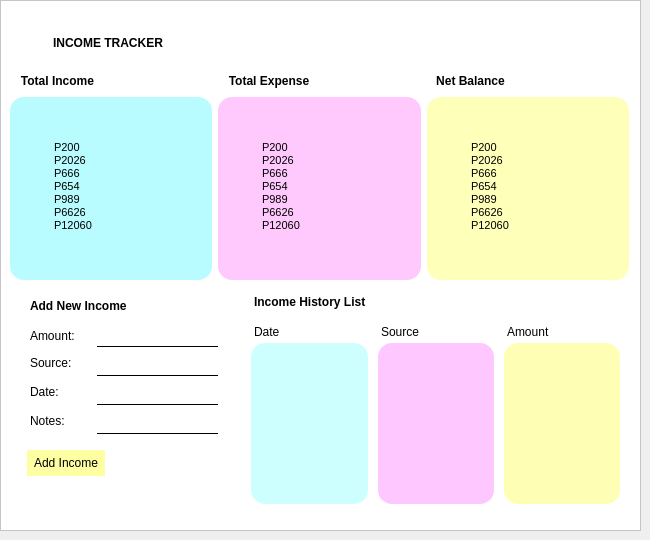
         <widget class="QWidget" name="page_2">
          <widget class="QFrame" name="frame_3">
           <property name="geometry">
            <rect>
             <x>0</x>
             <y>0</y>
             <width>641</width>
             <height>531</height>
            </rect>
           </property>
           <property name="autoFillBackground">
            <bool>false</bool>
           </property>
           <property name="styleSheet">
            <string notr="true">background-color:rgb(255, 255, 255);</string>
           </property>
           <property name="frameShape">
            <enum>QFrame::StyledPanel</enum>
           </property>
           <property name="frameShadow">
            <enum>QFrame::Raised</enum>
           </property>
           <widget class="QLabel" name="label_4">
            <property name="geometry">
             <rect>
              <x>11</x>
              <y>21</y>
              <width>194</width>
              <height>43</height>
             </rect>
            </property>
            <property name="styleSheet">
             <string notr="true">QLabel{
	font: 75 14pt &quot;Verdana&quot;;
	font-weight: 600;
	padding: 10px 0;
}</string>
            </property>
            <property name="text">
             <string>INCOME TRACKER</string>
            </property>
            <property name="alignment">
             <set>Qt::AlignCenter</set>
            </property>
           </widget>
           <widget class="QLabel" name="label_77">
            <property name="geometry">
             <rect>
              <x>251</x>
              <y>290</y>
              <width>199</width>
              <height>24</height>
             </rect>
            </property>
            <property name="styleSheet">
             <string notr="true">QLabel{
	font: 75 13pt &quot;Verdana&quot;;
	font-weight: 600;
	padding: 2px 0;
}</string>
            </property>
            <property name="text">
             <string>Income History List</string>
            </property>
           </widget>
           <widget class="QLabel" name="label_14">
            <property name="geometry">
             <rect>
              <x>427</x>
              <y>71</y>
              <width>87</width>
              <height>20</height>
             </rect>
            </property>
            <property name="styleSheet">
             <string notr="true">QLabel{
	font: 75 10pt &quot;Verdana&quot;;
	font-weight: 600;
	padding: 2px 0;
}</string>
            </property>
            <property name="text">
             <string>Net Balance</string>
            </property>
            <property name="alignment">
             <set>Qt::AlignCenter</set>
            </property>
           </widget>
           <widget class="QTextBrowser" name="textBrowser_3">
            <property name="geometry">
             <rect>
              <x>10</x>
              <y>97</y>
              <width>202</width>
              <height>183</height>
             </rect>
            </property>
            <property name="maximumSize">
             <size>
              <width>500</width>
              <height>500</height>
             </size>
            </property>
            <property name="styleSheet">
             <string notr="true">QTextBrowser{
	border-radius: 14px;
	background-color: rgb(185, 252, 255);
	padding: 40px;
}</string>
            </property>
            <property name="tabChangesFocus">
             <bool>false</bool>
            </property>
            <property name="html">
             <string>&lt;!DOCTYPE HTML PUBLIC &quot;-//W3C//DTD HTML 4.0//EN&quot; &quot;http://www.w3.org/TR/REC-html40/strict.dtd&quot;&gt;
&lt;html&gt;&lt;head&gt;&lt;meta name=&quot;qrichtext&quot; content=&quot;1&quot; /&gt;&lt;style type=&quot;text/css&quot;&gt;
p, li { white-space: pre-wrap; }
&lt;/style&gt;&lt;/head&gt;&lt;body style=&quot; font-family:'MS Shell Dlg 2'; font-size:8.25pt; font-weight:400; font-style:normal;&quot;&gt;
&lt;p style=&quot; margin-top:0px; margin-bottom:0px; margin-left:0px; margin-right:0px; -qt-block-indent:0; text-indent:0px;&quot;&gt;P200&lt;/p&gt;
&lt;p style=&quot; margin-top:0px; margin-bottom:0px; margin-left:0px; margin-right:0px; -qt-block-indent:0; text-indent:0px;&quot;&gt;P2026&lt;/p&gt;
&lt;p style=&quot; margin-top:0px; margin-bottom:0px; margin-left:0px; margin-right:0px; -qt-block-indent:0; text-indent:0px;&quot;&gt;P666&lt;/p&gt;
&lt;p style=&quot; margin-top:0px; margin-bottom:0px; margin-left:0px; margin-right:0px; -qt-block-indent:0; text-indent:0px;&quot;&gt;P654&lt;/p&gt;
&lt;p style=&quot; margin-top:0px; margin-bottom:0px; margin-left:0px; margin-right:0px; -qt-block-indent:0; text-indent:0px;&quot;&gt;P989&lt;/p&gt;
&lt;p style=&quot; margin-top:0px; margin-bottom:0px; margin-left:0px; margin-right:0px; -qt-block-indent:0; text-indent:0px;&quot;&gt;P6626&lt;/p&gt;
&lt;p style=&quot; margin-top:0px; margin-bottom:0px; margin-left:0px; margin-right:0px; -qt-block-indent:0; text-indent:0px;&quot;&gt;P12060&lt;/p&gt;&lt;/body&gt;&lt;/html&gt;</string>
            </property>
            <property name="overwriteMode">
             <bool>true</bool>
            </property>
           </widget>
           <widget class="QLabel" name="label_15">
            <property name="geometry">
             <rect>
              <x>10</x>
              <y>71</y>
              <width>95</width>
              <height>20</height>
             </rect>
            </property>
            <property name="styleSheet">
             <string notr="true">QLabel{
	font: 75 10pt &quot;Verdana&quot;;
	font-weight: 600;
	padding: 2px 0;
}</string>
            </property>
            <property name="text">
             <string>Total Income</string>
            </property>
            <property name="alignment">
             <set>Qt::AlignCenter</set>
            </property>
           </widget>
           <widget class="QLabel" name="label_16">
            <property name="geometry">
             <rect>
              <x>218</x>
              <y>71</y>
              <width>102</width>
              <height>20</height>
             </rect>
            </property>
            <property name="styleSheet">
             <string notr="true">QLabel{
	font: 75 10pt &quot;Verdana&quot;;
	font-weight: 600;
	padding: 2px 0;
}</string>
            </property>
            <property name="text">
             <string>Total Expense</string>
            </property>
            <property name="alignment">
             <set>Qt::AlignCenter</set>
            </property>
           </widget>
           <widget class="QTextBrowser" name="textBrowser_4">
            <property name="geometry">
             <rect>
              <x>218</x>
              <y>97</y>
              <width>203</width>
              <height>183</height>
             </rect>
            </property>
            <property name="styleSheet">
             <string notr="true">QTextBrowser{
	border-radius: 14px;
	background-color: rgb(255, 201, 253);
	padding: 40px;
}</string>
            </property>
            <property name="html">
             <string>&lt;!DOCTYPE HTML PUBLIC &quot;-//W3C//DTD HTML 4.0//EN&quot; &quot;http://www.w3.org/TR/REC-html40/strict.dtd&quot;&gt;
&lt;html&gt;&lt;head&gt;&lt;meta name=&quot;qrichtext&quot; content=&quot;1&quot; /&gt;&lt;style type=&quot;text/css&quot;&gt;
p, li { white-space: pre-wrap; }
&lt;/style&gt;&lt;/head&gt;&lt;body style=&quot; font-family:'MS Shell Dlg 2'; font-size:8.25pt; font-weight:400; font-style:normal;&quot;&gt;
&lt;p style=&quot; margin-top:0px; margin-bottom:0px; margin-left:0px; margin-right:0px; -qt-block-indent:0; text-indent:0px;&quot;&gt;P200&lt;/p&gt;
&lt;p style=&quot; margin-top:0px; margin-bottom:0px; margin-left:0px; margin-right:0px; -qt-block-indent:0; text-indent:0px;&quot;&gt;P2026&lt;/p&gt;
&lt;p style=&quot; margin-top:0px; margin-bottom:0px; margin-left:0px; margin-right:0px; -qt-block-indent:0; text-indent:0px;&quot;&gt;P666&lt;/p&gt;
&lt;p style=&quot; margin-top:0px; margin-bottom:0px; margin-left:0px; margin-right:0px; -qt-block-indent:0; text-indent:0px;&quot;&gt;P654&lt;/p&gt;
&lt;p style=&quot; margin-top:0px; margin-bottom:0px; margin-left:0px; margin-right:0px; -qt-block-indent:0; text-indent:0px;&quot;&gt;P989&lt;/p&gt;
&lt;p style=&quot; margin-top:0px; margin-bottom:0px; margin-left:0px; margin-right:0px; -qt-block-indent:0; text-indent:0px;&quot;&gt;P6626&lt;/p&gt;
&lt;p style=&quot; margin-top:0px; margin-bottom:0px; margin-left:0px; margin-right:0px; -qt-block-indent:0; text-indent:0px;&quot;&gt;P12060&lt;/p&gt;&lt;/body&gt;&lt;/html&gt;</string>
            </property>
           </widget>
           <widget class="QTextBrowser" name="textBrowser_5">
            <property name="geometry">
             <rect>
              <x>427</x>
              <y>97</y>
              <width>202</width>
              <height>183</height>
             </rect>
            </property>
            <property name="styleSheet">
             <string notr="true">QTextBrowser{
	border-radius: 14px;
	background-color: rgb(254, 255, 185);
	padding: 40px;
}</string>
            </property>
            <property name="html">
             <string>&lt;!DOCTYPE HTML PUBLIC &quot;-//W3C//DTD HTML 4.0//EN&quot; &quot;http://www.w3.org/TR/REC-html40/strict.dtd&quot;&gt;
&lt;html&gt;&lt;head&gt;&lt;meta name=&quot;qrichtext&quot; content=&quot;1&quot; /&gt;&lt;style type=&quot;text/css&quot;&gt;
p, li { white-space: pre-wrap; }
&lt;/style&gt;&lt;/head&gt;&lt;body style=&quot; font-family:'MS Shell Dlg 2'; font-size:8.25pt; font-weight:400; font-style:normal;&quot;&gt;
&lt;p style=&quot; margin-top:0px; margin-bottom:0px; margin-left:0px; margin-right:0px; -qt-block-indent:0; text-indent:0px;&quot;&gt;P200&lt;/p&gt;
&lt;p style=&quot; margin-top:0px; margin-bottom:0px; margin-left:0px; margin-right:0px; -qt-block-indent:0; text-indent:0px;&quot;&gt;P2026&lt;/p&gt;
&lt;p style=&quot; margin-top:0px; margin-bottom:0px; margin-left:0px; margin-right:0px; -qt-block-indent:0; text-indent:0px;&quot;&gt;P666&lt;/p&gt;
&lt;p style=&quot; margin-top:0px; margin-bottom:0px; margin-left:0px; margin-right:0px; -qt-block-indent:0; text-indent:0px;&quot;&gt;P654&lt;/p&gt;
&lt;p style=&quot; margin-top:0px; margin-bottom:0px; margin-left:0px; margin-right:0px; -qt-block-indent:0; text-indent:0px;&quot;&gt;P989&lt;/p&gt;
&lt;p style=&quot; margin-top:0px; margin-bottom:0px; margin-left:0px; margin-right:0px; -qt-block-indent:0; text-indent:0px;&quot;&gt;P6626&lt;/p&gt;
&lt;p style=&quot; margin-top:0px; margin-bottom:0px; margin-left:0px; margin-right:0px; -qt-block-indent:0; text-indent:0px;&quot;&gt;P12060&lt;/p&gt;&lt;/body&gt;&lt;/html&gt;</string>
            </property>
           </widget>
           <widget class="QLabel" name="label_17">
            <property name="geometry">
             <rect>
              <x>27</x>
              <y>294</y>
              <width>174</width>
              <height>24</height>
             </rect>
            </property>
            <property name="styleSheet">
             <string notr="true">QLabel{
	font: 75 13pt &quot;Verdana&quot;;
	font-weight: 600;
	padding: 2px 0;
}</string>
            </property>
            <property name="text">
             <string>Add New Income</string>
            </property>
           </widget>
           <widget class="QLabel" name="label_18">
            <property name="geometry">
             <rect>
              <x>27</x>
              <y>324</y>
              <width>64</width>
              <height>23</height>
             </rect>
            </property>
            <property name="styleSheet">
             <string notr="true">QLabel{
	font: 75 10pt &quot;Verdana&quot;;
	padding: 2px 0;
}</string>
            </property>
            <property name="text">
             <string>Amount: </string>
            </property>
           </widget>
           <widget class="QLineEdit" name="lineEdit_4">
            <property name="geometry">
             <rect>
              <x>97</x>
              <y>324</y>
              <width>121</width>
              <height>23</height>
             </rect>
            </property>
            <property name="cursor">
             <cursorShape>IBeamCursor</cursorShape>
            </property>
            <property name="styleSheet">
             <string notr="true">QLineEdit{
	padding: 3px 10px;
	border: none;
	border-bottom: 1px solid black;
	width: 150px;
}</string>
            </property>
            <property name="text">
             <string/>
            </property>
            <property name="maxLength">
             <number>42780</number>
            </property>
           </widget>
           <widget class="QLabel" name="label_19">
            <property name="geometry">
             <rect>
              <x>27</x>
              <y>353</y>
              <width>64</width>
              <height>20</height>
             </rect>
            </property>
            <property name="styleSheet">
             <string notr="true">QLabel{
	font: 75 10pt &quot;Verdana&quot;;
	padding: 2px 0;
}</string>
            </property>
            <property name="text">
             <string>Source: </string>
            </property>
           </widget>
           <widget class="QLabel" name="label_75">
            <property name="geometry">
             <rect>
              <x>27</x>
              <y>382</y>
              <width>49</width>
              <height>20</height>
             </rect>
            </property>
            <property name="styleSheet">
             <string notr="true">QLabel{
	font: 75 10pt &quot;Verdana&quot;;
	padding: 2px 0;
}</string>
            </property>
            <property name="text">
             <string>Date: </string>
            </property>
           </widget>
           <widget class="QLineEdit" name="lineEdit_5">
            <property name="geometry">
             <rect>
              <x>97</x>
              <y>353</y>
              <width>121</width>
              <height>23</height>
             </rect>
            </property>
            <property name="styleSheet">
             <string notr="true">QLineEdit{
	padding: 3px 10px;
	border: none;
	border-bottom: 1px solid black;
}</string>
            </property>
           </widget>
           <widget class="QLineEdit" name="lineEdit_6">
            <property name="geometry">
             <rect>
              <x>97</x>
              <y>382</y>
              <width>121</width>
              <height>23</height>
             </rect>
            </property>
            <property name="styleSheet">
             <string notr="true">QLineEdit{
	padding: 3px 10px;
	border: none;
	border-bottom: 1px solid black;
}</string>
            </property>
           </widget>
           <widget class="QLineEdit" name="lineEdit_7">
            <property name="geometry">
             <rect>
              <x>97</x>
              <y>411</y>
              <width>121</width>
              <height>23</height>
             </rect>
            </property>
            <property name="styleSheet">
             <string notr="true">QLineEdit{
	padding: 3px 10px;
	border: none;
	border-bottom: 1px solid black;
}</string>
            </property>
            <property name="text">
             <string/>
            </property>
           </widget>
           <widget class="QLabel" name="label_76">
            <property name="geometry">
             <rect>
              <x>27</x>
              <y>411</y>
              <width>56</width>
              <height>20</height>
             </rect>
            </property>
            <property name="styleSheet">
             <string notr="true">QLabel{
	font: 75 10pt &quot;Verdana&quot;;
	padding: 2px 0;
}</string>
            </property>
            <property name="text">
             <string>Notes: </string>
            </property>
           </widget>
           <widget class="QPushButton" name="pushButton">
            <property name="geometry">
             <rect>
              <x>27</x>
              <y>450</y>
              <width>78</width>
              <height>26</height>
             </rect>
            </property>
            <property name="cursor">
             <cursorShape>OpenHandCursor</cursorShape>
            </property>
            <property name="styleSheet">
             <string notr="true">QPushButton{
	font: 75 10pt &quot;Verdana&quot;;
	padding: 5px 0;
	border: none;
	background-color: rgb(254, 255, 162);	
}</string>
            </property>
            <property name="text">
             <string>Add Income</string>
            </property>
           </widget>
           <widget class="QLabel" name="label_78">
            <property name="geometry">
             <rect>
              <x>251</x>
              <y>321</y>
              <width>44</width>
              <height>22</height>
             </rect>
            </property>
            <property name="styleSheet">
             <string notr="true">QLabel{
	font: 75 11pt &quot;Verdana&quot;;
	padding: 2px 0;
}</string>
            </property>
            <property name="text">
             <string>Date</string>
            </property>
           </widget>
           <widget class="QLabel" name="label_79">
            <property name="geometry">
             <rect>
              <x>378</x>
              <y>321</y>
              <width>61</width>
              <height>22</height>
             </rect>
            </property>
            <property name="styleSheet">
             <string notr="true">QLabel{
	font: 75 11pt &quot;Verdana&quot;;
	padding: 2px 0;
}</string>
            </property>
            <property name="text">
             <string>Source</string>
            </property>
           </widget>
           <widget class="QTextBrowser" name="textBrowser_6">
            <property name="geometry">
             <rect>
              <x>378</x>
              <y>343</y>
              <width>116</width>
              <height>161</height>
             </rect>
            </property>
            <property name="styleSheet">
             <string notr="true">QTextBrowser{
	border-radius: 14px;
	background-color: rgb(255, 199, 255);
	padding: 40px;
}</string>
            </property>
           </widget>
           <widget class="QTextBrowser" name="textBrowser_7">
            <property name="geometry">
             <rect>
              <x>251</x>
              <y>343</y>
              <width>117</width>
              <height>161</height>
             </rect>
            </property>
            <property name="styleSheet">
             <string notr="true">QTextBrowser{
	border-radius: 14px;
	background-color: rgb(206, 255, 255);
	padding: 40px;
}</string>
            </property>
           </widget>
           <widget class="QLabel" name="label_80">
            <property name="geometry">
             <rect>
              <x>504</x>
              <y>321</y>
              <width>68</width>
              <height>22</height>
             </rect>
            </property>
            <property name="styleSheet">
             <string notr="true">QLabel{
	font: 75 11pt &quot;Verdana&quot;;
	padding: 2px 0;
}</string>
            </property>
            <property name="text">
             <string>Amount</string>
            </property>
           </widget>
           <widget class="QTextBrowser" name="textBrowser_8">
            <property name="geometry">
             <rect>
              <x>504</x>
              <y>343</y>
              <width>116</width>
              <height>161</height>
             </rect>
            </property>
            <property name="styleSheet">
             <string notr="true">QTextBrowser{
	border-radius: 14px;
	background-color: rgb(254, 255, 180);
	padding: 40px;
}</string>
            </property>
           </widget>
          </widget>
         </widget>
